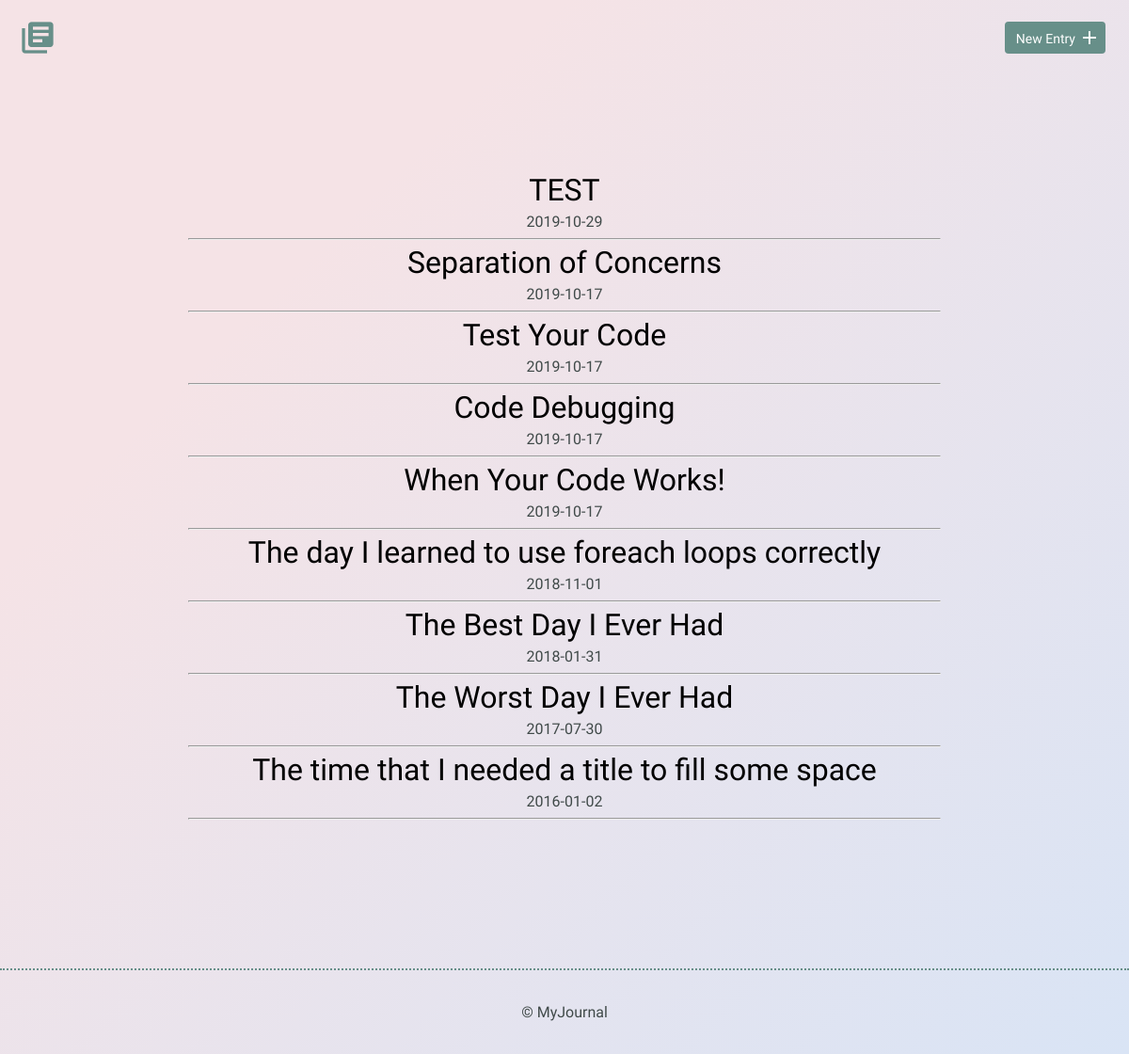
Before: / with the older database file.
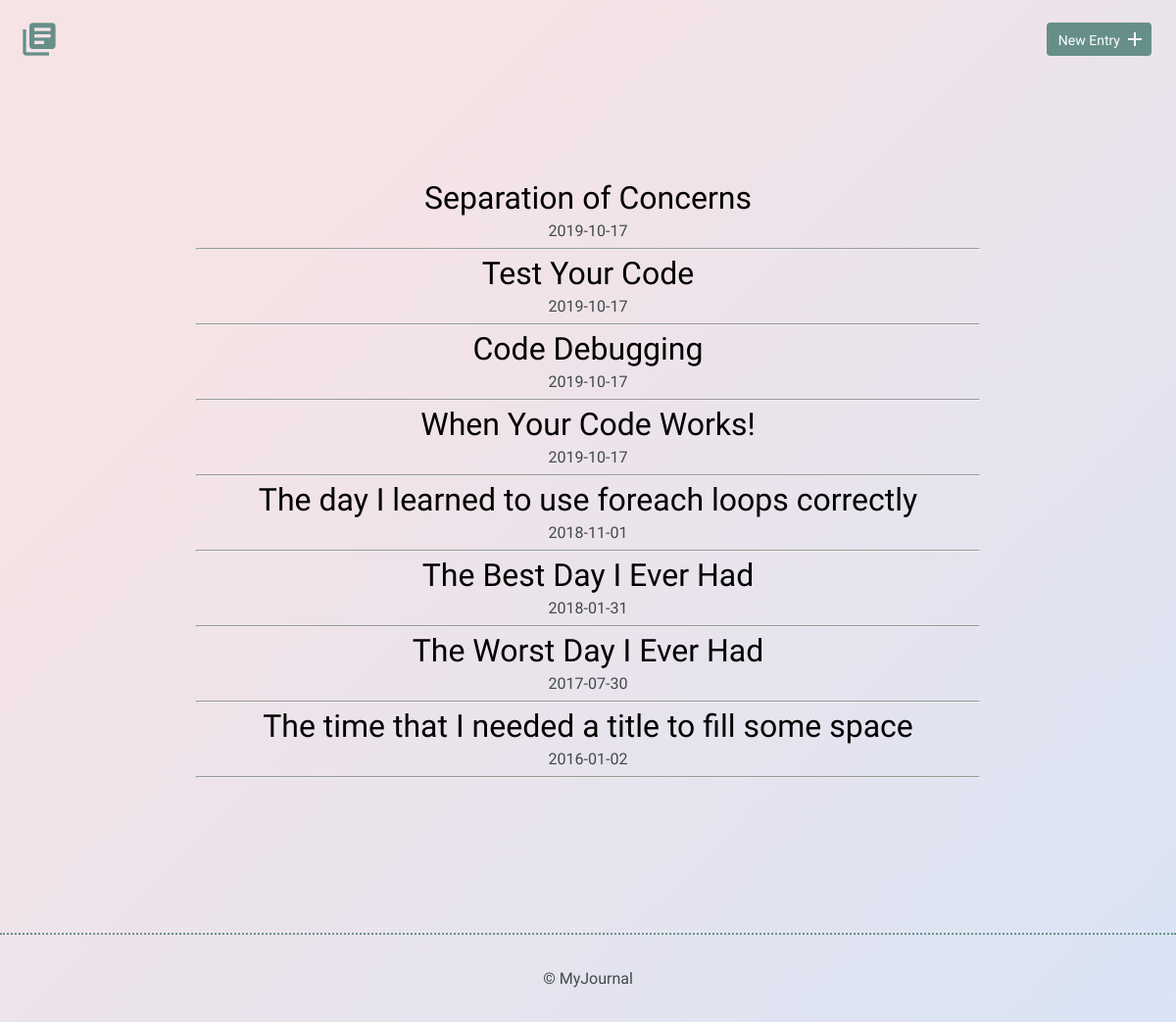
After: the same page with the newer database file.
### tables this page shows
CREATE TABLE "entries" (
	`id`	INTEGER,
	`title`	TEXT,
	`date`	TEXT,
	`time_spent`	INTEGER,
	`learned`	BLOB,
	`resources`	BLOB,
	PRIMARY KEY(`id`)
);

### inc/functions.php (the view, shortened to what this page needs)
<?php
function get_journal_entries() {
	include 'inc/dbconnection.php';
	try {
		$results = $db->query("SELECT * FROM entries ORDER BY date DESC");
	} catch (Exception $e) {
		echo $e->getMessage();
		return array();
	}
	return $results->fetchAll(PDO::FETCH_ASSOC);
}
function print_journal_entries() {
	foreach (get_journal_entries() as $entry) {
		echo "<h2><a href='detail.php?id=";
		echo $entry['id'] . " '> ";
		echo $entry['title'];
		echo "</a></h2>";
		echo "<time>";
		echo $entry['date'];
		echo "</time>";
		echo "<hr>";
	}
}

Changed rows visible on the page:
removed entries: title "TEST", date "2019-10-29"
